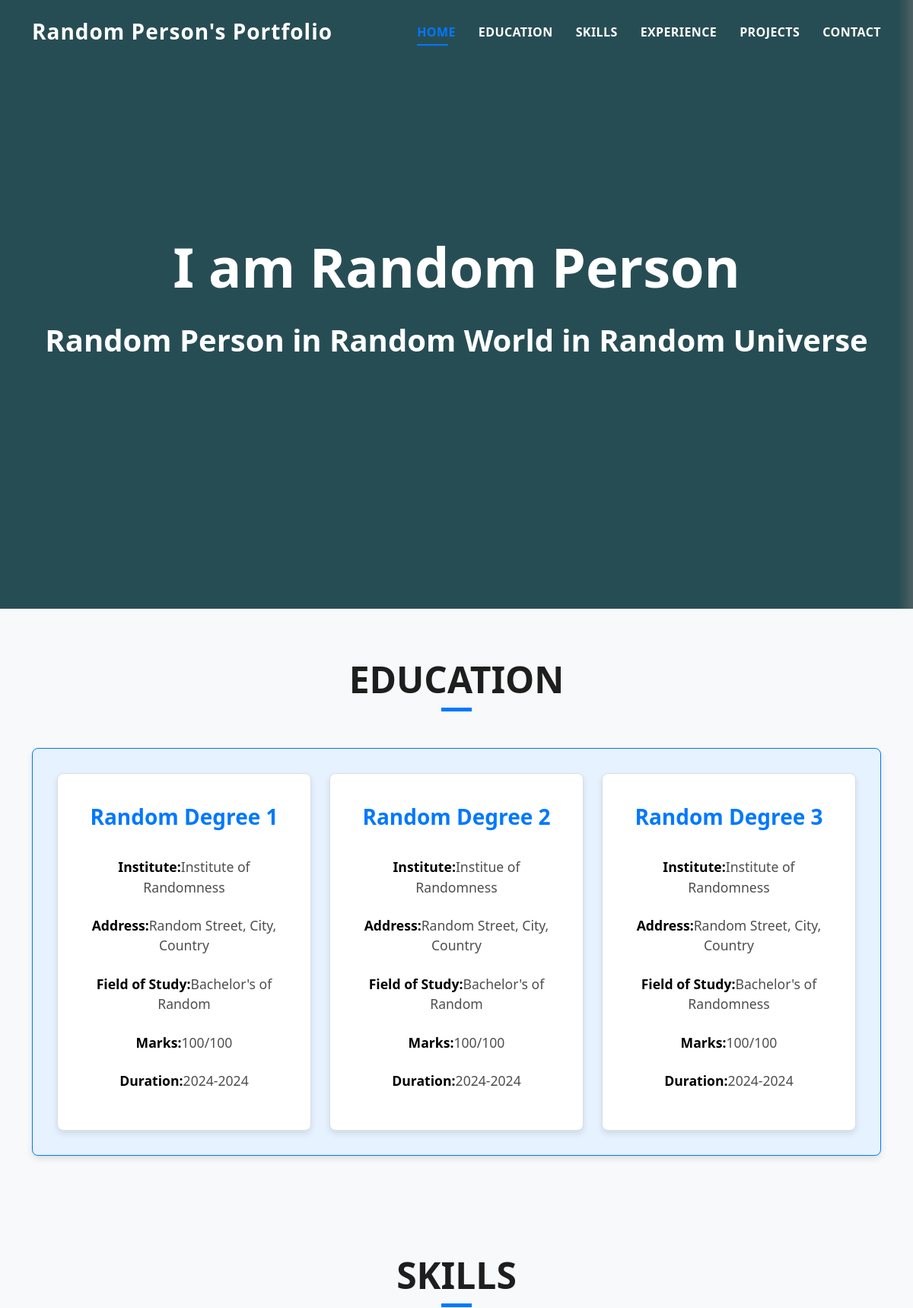
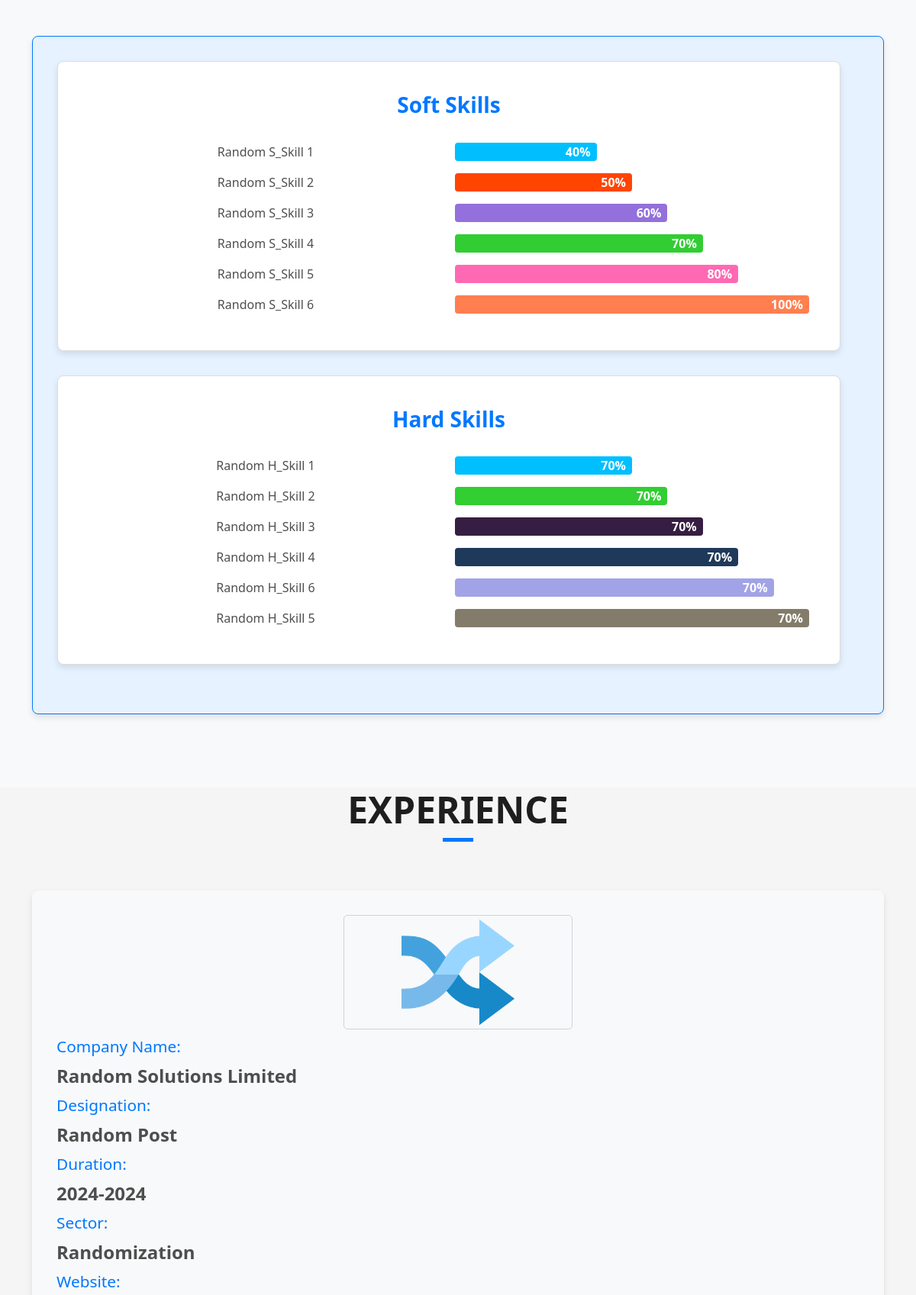
The page /portfolio/ (upper part) on the database its author committed (2 pictures, top to bottom).
### portfolio/models.py (models this page shows, shortened)
class Header(models.Model):
    id = models.AutoField(primary_key=True)
    header_name = models.CharField(max_length=50, null=False, blank=False)
    header_subtitle = models.CharField(max_length=50, null=False, blank=False)
    header_attr = models.CharField(max_length=50, null=False, blank=False)
    header_image = models.ImageField(upload_to=get_file_name, null=True)
    facebook = models.CharField(max_length=100, null=True, blank=True)
    instagram = models.CharField(max_length=100, null=True, blank=True)
    linkedin = models.CharField(max_length=100, null=True, blank=True)
    def __str__(self):
        return self.header_name

class Education(models.Model):
    id = models.AutoField(primary_key=True)
    title = models.CharField(max_length=50, null=False, blank=False)
    institution = models.CharField(max_length=50, null=False, blank=False)
    address = models.CharField(max_length=50, null=False, blank=False)
    field_of_study = models.CharField(max_length=50, null=False, blank=False)
    marks = models.CharField(max_length=50, null=False, blank=False)
    duration = models.CharField(max_length=50, null=False, blank=False)
    header = models.ForeignKey(Header, on_delete=models.CASCADE, null=False, blank=False)

class SoftSkill(models.Model):
    id = models.AutoField(primary_key=True)
    skill_name = models.CharField(max_length=50, null=False, blank=False)
    skill_percentage = models.CharField(max_length=50, null=False, blank=False)
    skill_hex_color = models.CharField(max_length=7, null=False, blank=False)
    header = models.ForeignKey(Header, on_delete=models.CASCADE, null=False, blank=False)

class HardSkill(models.Model):
    id = models.AutoField(primary_key=True)
    skill_name = models.CharField(max_length=50, null=False, blank=False)
    skill_percentage = models.CharField(max_length=50, null=False, blank=False)
    skill_hex_color = models.CharField(max_length=7, null=False, blank=False)
    header = models.ForeignKey(Header, on_delete=models.CASCADE, null=False, blank=False)

class Experience(models.Model):
    id = models.AutoField(primary_key=True)
    company_name = models.CharField(max_length=50, null=False, blank=False)
    designation = models.CharField(max_length=50, null=False, blank=False)
    duration = models.CharField(max_length=50, null=False, blank=False)
    sector = models.CharField(max_length=50, null=False, blank=False)
    website = models.CharField(max_length=100, null=False, blank=False)
    company_logo = models.ImageField(upload_to=get_file_name, null=True)
    header = models.ForeignKey(Header, on_delete=models.CASCADE, null=False, blank=False)

### portfolio/views.py (the view)
# urls.py: path('', include('portfolio.urls')),
def portfolio(request):
    user = 3
    header = Header.objects.get(id=user)
    education = Education.objects.filter(header=user)
    soft_skill = SoftSkill.objects.filter(header=user)
    hard_skill = HardSkill.objects.filter(header=user)
    experience = Experience.objects.get(header=user)
    projects = Project.objects.filter(header=user)
    experienceImage = ExperienceImage.objects.filter(header=user)
    d = {
        "Header": header, "Education": education, "SoftSkill": soft_skill,
        "HardSkill": hard_skill, "Experience": experience, "Projects": projects,
        "ExperienceImage": experienceImage
    }
    return render(request, 'portfolio.html', d)

### templates/portfolio.html (shortened to what this page needs)
<!DOCTYPE html>
<html lang="en">
<head>
  <link href="/static/vendor/bootstrap/css/bootstrap.min.css" rel="stylesheet">
  <link href="/static/vendor/bootstrap-icons/bootstrap-icons.css" rel="stylesheet">
  <link href="/static/css/style.css" rel="stylesheet">
</head>
<body>
  <header id="header" class="fixed-top">
    <div class="container d-flex align-items-center justify-content-between">
      <h1 class="logo"><a href="portfolio.html">{{Header.header_name}}'s Portfolio</a></h1>
      <nav id="navbar" class="navbar">
        <ul>
          <li><a class="nav-link scrollto active" href="#home">Home</a></li>
          <li><a class="nav-link scrollto" href="#education">Education</a></li>
          <li><a class="nav-link scrollto" href="#skills">Skills</a></li>
          <li><a class="nav-link scrollto" href="#experience">Experience</a></li>
          <li><a class="nav-link scrollto" href="#projects">Projects</a></li>
          <li><a class="nav-link scrollto" href="#contact">Contact</a></li>
        </ul>
      </nav>
    </div>
  </header>
  {% if Header.header_image %}
  <div id="home" class="hero route bg-image" style="background-image: url({{Header.header_image.url}})">
  {% else %}
  <div id="home1" class="hero route bg-image" style="background-image: url(/static/img/image_not_found.png)">
  {% endif %}
    <div class="overlay-itro"></div>
    <div class="hero-content display-table">
      <div class="table-cell">
        <div class="container">
          <h1 id="header_name" class="hero-title mb-4">I am {{Header.header_name}}</h1>
          <p id="header_subtitle" class="hero-subtitle">{{Header.header_subtitle}}</p>
        </div>
      </div>
    </div>
  </div>
  <main id="main">
    <section id="education" class="">
      <div class="container">
        <div class="row">
          <div class="col-sm-12">
            <div class="title-box text-center">
              <h3 class="title-a">
                Education
              </h3>
              <div class="line-mf"></div>
            </div>
          </div>
          <div class="col-12">
            <div class="outer-box">
              <div class="row d-flex">
                {% for edu in Education %}
                <div class="col-md-4 d-flex align-items-stretch">
                  <div class="education-box box-shadow-full">
                    <h4 class="title-s">{{ edu.title }}</h4>
                    <p><strong>Institute:</strong>{{ edu.institution }}</p>
                    <p><strong>Address:</strong>{{ edu.address }}</p>
                    <p><strong>Field of Study:</strong>{{ edu.field_of_study }}</p>
                    <p><strong>Marks:</strong>{{ edu.marks }}</p>
                    <p><strong>Duration:</strong>{{ edu.duration }}</p>
                  </div>
                </div>
                {% endfor %}
              </div>
            </div>
          </div>
        </div>
      </div>
    </section>
    <section id="skills" class="">
      <div class="container">
        <div class="row">
          <div class="col-sm-12">
            <div class="title-box text-center">
              <h3 class="title-a">Skills</h3>
              <div class="line-mf"></div>
            </div>
          </div>
        </div>
        <div class="col-12">
          <div class="outer-box">
            <div class="row d-flex">
              <div class="row">
                <div class="col-sm-12">
                  <div class="skills-box outer-box">
                    <h4 class="title-s">Soft Skills</h4>
                    <table class="skills-table">
                      {% for soft_skill in SoftSkill %}
                      <tr>
                        <td>{{ soft_skill.skill_name }}</td>
                        <td>
                          <div class="skill-bar" style="background-color: {{soft_skill.skill_hex_color}}; width: {{soft_skill.skill_percentage}}%;">
                            <span class="skill-percentage">{{soft_skill.skill_percentage}}%</span>
                          </div>
                        </td>
                      </tr>
                      {% endfor %}
                    </table>
                  </div>
                </div>
                <div class="col-sm-12">
                  <div class="skills-box outer-box">
                    <h4 class="title-s">Hard Skills</h4>
                    <table class="skills-table">
                      {% for hard_skill in HardSkill %}
                      <tr>
                        <td>{{hard_skill.skill_name}}</td>
                        <td>
                          <div class="skill-bar" style="background-color: {{hard_skill.skill_hex_color}}; width: {{hard_skill.skill_percentage}}%;">
                            <span class="skill-percentage">70%</span>
                          </div>
                        </td>
                      </tr>
                      {% endfor %}
                    </table>
                  </div>
                </div>
            </div>
          </div>
        </div>
      </div>
    </section>
    <section id="experience" class="">
      <div class="container">
        <div class="row">
          <div class="col-sm-12">
            <div class="title-box text-center">
              <h3 class="title-a">Experience</h3>
              <div class="line-mf"></div>
            </div>
          </div>
        </div>
        <div class="row">
          <div class="col-sm-12">
            <div class="experience-box outer-box">
              <div class="company-logo">
                {% if Experience.company_logo %}
                  <img src="{{ Experience.company_logo.url }}" alt="Company Logo" style="width: 100%; height: 100%; object-fit: contain">
                {% else %}
                  <img src="/static/img/dummy.png" alt="Dummy Company Logo">
                {% endif %}
              </div>
              <div class="company-info">
                <h4 class="company-head">Company Name:</h4>
                <p class="company-value">{{Experience.company_name}}</p>
                <h4 class="company-head">Designation:</h4>
                <p class="company-value">{{Experience.designation}}</p>
                <h4 class="company-head">Duration:</h4>
                <p class="company-value">{{Experience.duration}}</p>
                <h4 class="company-head">Sector:</h4>
                <p class="company-value">{{Experience.sector}}</p>
                <h4 class="company-head">Website:</h4>
              </div>
            </div>
          </div>
        </div>
      </div>
    </section>
  </main>
</body>
</html>

### rows shown on the page
Header: header_name "Random Person", header_image (picture), header_subtitle "Random Person in Random World in Random Universe"
Education: title "Random Degree 1", institution "Institute of Randomness", address "Random Street, City, Country", field_of_study "Bachelor's of Random", marks "100/100", duration "2024-2024"
Education: title "Random Degree 2", institution "Institue of Randomness", address "Random Street, City, Country", field_of_study "Bachelor's of Random", marks "100/100", duration "2024-2024"
Education: title "Random Degree 3", institution "Institute of Randomness", address "Random Street, City, Country", field_of_study "Bachelor's of Randomness", marks "100/100", duration "2024-2024"
SoftSkill: skill_name "Random S_Skill 1", skill_percentage "40"
SoftSkill: skill_name "Random S_Skill 2", skill_percentage "50"
SoftSkill: skill_name "Random S_Skill 3", skill_percentage "60"
SoftSkill: skill_name "Random S_Skill 4", skill_percentage "70"
SoftSkill: skill_name "Random S_Skill 5", skill_percentage "80"
SoftSkill: skill_name "Random S_Skill 6", skill_percentage "100"
HardSkill: skill_name "Random H_Skill 1", {{ hard_skill.skill_percentage }} 50 (drawn)
HardSkill: skill_name "Random H_Skill 2", {{ hard_skill.skill_percentage }} 60 (drawn)
HardSkill: skill_name "Random H_Skill 3"
HardSkill: skill_name "Random H_Skill 4", {{ hard_skill.skill_percentage }} 80 (drawn)
HardSkill: skill_name "Random H_Skill 6", {{ hard_skill.skill_percentage }} 90 (drawn)
HardSkill: skill_name "Random H_Skill 5", {{ hard_skill.skill_percentage }} 100 (drawn)
Experience: company_logo (picture), company_name "Random Solutions Limited", designation "Random Post", duration "2024-2024", sector "Randomization"
